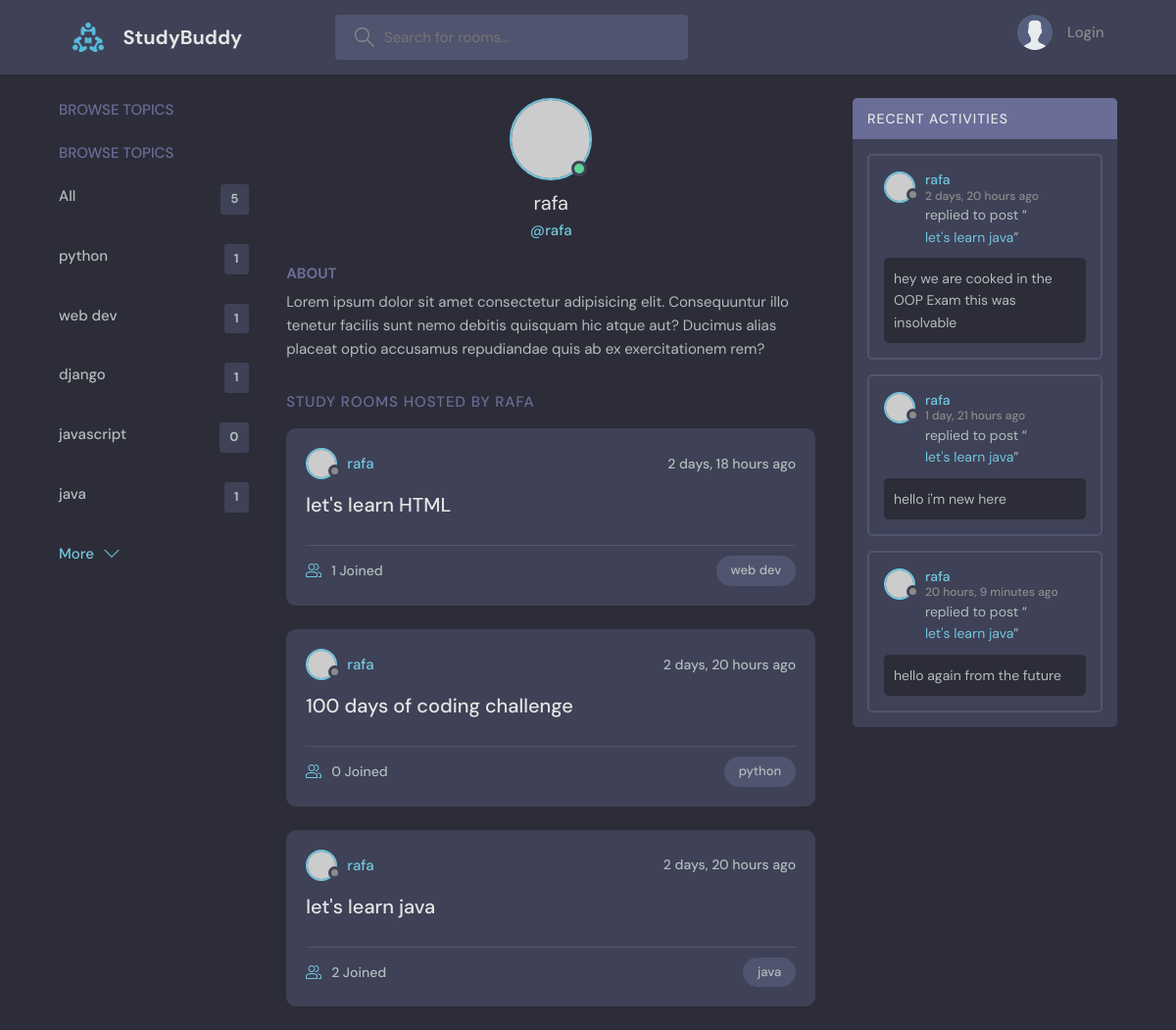
Before: /userProfile/1/ with the older database file.
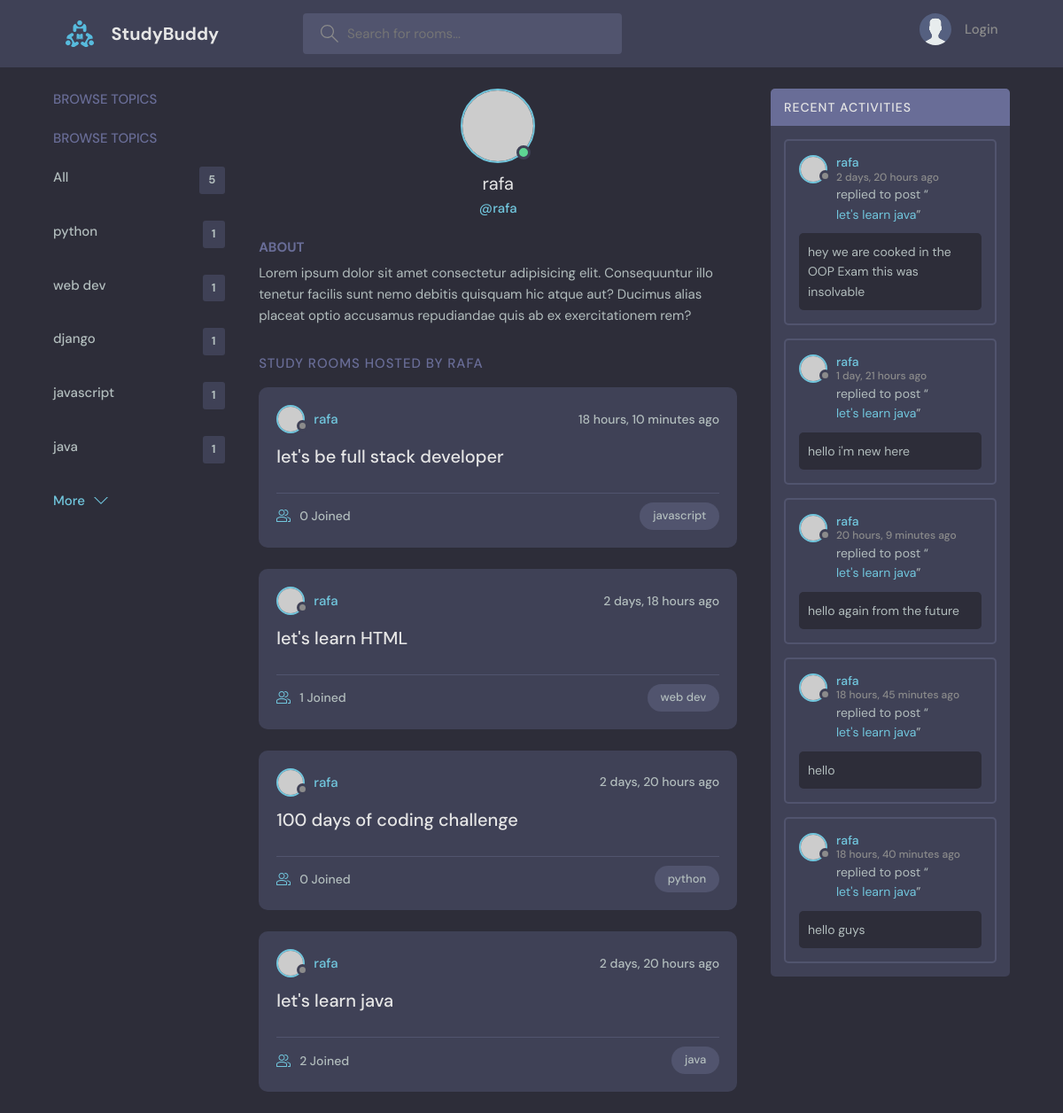
After: the same page with the newer database file.
### base/models.py (models this page shows, shortened)
class Topic(models.Model):
    name=models.CharField(max_length=200)

class Room(models.Model):
    host=models.ForeignKey(User,on_delete=models.SET_NULL,null=True)
    name=models.CharField(max_length=200)
    topic=models.ForeignKey(Topic,on_delete=models.SET_NULL,null=True)
    participants=models.ManyToManyField(User,related_name='participants',blank=True)
    description=models.TextField(null=True,blank=True)
    updated=models.DateTimeField(auto_now=True)
    created=models.DateTimeField(auto_now_add=True)
    class Meta:
        ordering=['-updated','-created']

class Message(models.Model):
    room=models.ForeignKey(Room,on_delete=models.CASCADE)
    body=models.TextField()
    user=models.ForeignKey(User,on_delete=models.CASCADE)
    updated=models.DateTimeField(auto_now=True)
    created=models.DateTimeField(auto_now_add=True)

### base/views.py (the view)
# urls.py: path('userProfile/<str:pk>/',views.userProfile,name='userprofile'),
def userProfile(request,pk):
    user=User.objects.get(id=pk)
    rooms=user.room_set.all()
    room_messages=user.message_set.all()
    topics=Topic.objects.all()
    context={'user':user,'rooms':rooms,'room_messages':room_messages,'topics':topics}
    return render(request,'base/profile.html',context)

### base/templates/base/profile.html (shortened to what this page needs)
{% extends "main.html" %}
{% block content  %}
{% load static %}
  <main class="profile-page layout layout--3">
    <div class="container">
      <div class="topics">
        <div class="topics__header">
          <h2>Browse Topics</h2>
        </div>
        {%include 'base/topics_component.html'%}
      </div>
      <div class="roomList">
        <div class="profile">
          <div class="profile__avatar">
            <div class="avatar avatar--large active">
              <img src="https://randomuser.me/api/portraits/men/11.jpg" />
            </div>
          </div>
          <div class="profile__info">
            <h3>{{user}}</h3>
            <p>@{{user.username}}</p>
          </div>
          <div class="profile__about">
            <h3>About</h3>
            <p>
              Lorem ipsum dolor sit amet consectetur adipisicing elit. Consequuntur illo tenetur
              facilis sunt nemo debitis quisquam hic atque aut? Ducimus alias placeat optio
              accusamus repudiandae quis ab ex exercitationem rem?
            </p>
          </div>
        </div>
        <div class="roomList__header">
          <div>
            <h2>Study Rooms Hosted by {{user.username}}</a>
            </h2>
          </div>
        </div>
        {%include 'base/feed_component.html'%}
      </div>
      <div class="activities">
        <div class="activities__header">
          <h2>Recent Activities</h2>
        </div>
    {%include 'base/activity_component.html'%}
      </div>
    </div>
  </main>
</html>
{% endblock content %}

### base/templates/base/topics_component.html
<div class="topics">
          <div class="topics__header">
            <h2>Browse Topics</h2>
          </div>
          <ul class="topics__list">
            <li><a href="{% url 'home' %}">All <span>{{topics.count}}</span></a> </li>
        {% for topic in topics%}
        <li>
            <a href="{% url 'home' %}?q={{topic.name}}">{{topic.name}} <span>{{topic.room_set.all.count}}</span></a>
        </li>
        {% endfor%}
          </ul>
          <a class="btn btn--link" href="topics.html">
            More
            <svg version="1.1" xmlns="http://www.w3.org/2000/svg" width="32" height="32" viewBox="0 0 32 32">
              <title>chevron-down</title>
              <path d="M16 21l-13-13h-3l16 16 16-16h-3l-13 13z"></path>
            </svg>
          </a>
        </div>

### base/templates/base/feed_component.html (shortened to what this page needs)
{% for room in rooms %}
 <div class="roomListRoom">
            <div class="roomListRoom__header">
              <a href="{%url 'userprofile' room.host.id %}" class="roomListRoom__author">
                <div class="avatar avatar--small">
                  <img src="https://randomuser.me/api/portraits/men/11.jpg" />
                </div>
                <span>{{room.host.username}}</span>
              </a>
              <div class="roomListRoom__actions">
                <span>{{room.created|timesince}} ago</span>
              </div>
            </div>
            <div class="roomListRoom__content">
              <a href="{%url 'room' room.id %}">{{ room.name }}</a>
            </div>
            <div class="roomListRoom__meta">
              <a href="{%url 'room' room.id %}" class="roomListRoom__joined">
                {{room.participants.all.count}} Joined
              </a>
              <p class="roomListRoom__topic">{{room.topic.name}}</p>
            </div>
          </div>
            {% endfor %}

### base/templates/base/activity_component.html (shortened to what this page needs)
{%for message in room_messages%}
<div class="activities__box">
            <div class="activities__boxHeader roomListRoom__header">
              <a href="{%url 'userprofile' message.user.id %}" class="roomListRoom__author">
                <div class="avatar avatar--small">
                  <img src="https://randomuser.me/api/portraits/men/11.jpg" />
                </div>
                <p>
                  {{message.user.username}}
                 <span>{{message.created|timesince}} ago</span>
                </p>
              </a>
            </div>
            <div class="activities__boxContent">
              <p>replied to post “<a href="{%url 'room' message.room.id %}">{{message.room.name}}</a>”</p>
              <div class="activities__boxRoomContent">
                {{message.body}}
              </div>
            </div>
          </div>
          {% endfor %}

Changed rows visible on the page:
computed for Topic "javascript": room_set.all.count "0" → "1"
added Room: host.username "rafa", created "18 hours, 10 minutes", name "let's be full stack developer", participants.all.count "0", topic.name "javascript"
added Message: user.username "rafa", created "18 hours, 45 minutes", room.name "let's learn java", body "hello"
added Message: user.username "rafa", created "18 hours, 40 minutes", room.name "let's learn java", body "hello guys"
